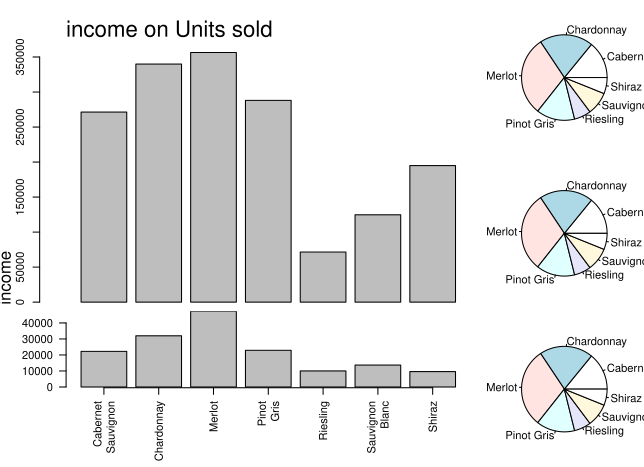

Write R code to recreate this figure.
############################################
#
# Author: Laura C. Larregui
# Purpose: Week 4 Lab: Layouts in R
#
############################################
my.dir<- "C:\\Users\\laura\\OneDrive\\Documents\\Syracuse iSchool\\IST 719\\IST-719\\Labs\\Lab 4\\"
sales<- read.csv(file = paste0(my.dir, "sales.xls"), header = TRUE, stringsAsFactors = FALSE)

dat.1<-tapply(sales$units.sold, list(sales$wine), sum)
dat.2<-tapply(sales$income, list(sales$wine), sum)

par(mfrow = c(2,1))
par(mar = c(.5,5,4,1), cex.lab = .8)
barplot(dat.2, xaxt="n", las=2)
mtext(text = "income", side = 2, line =4, adj = 0)
mtext(text = "income on Units sold", side = 3, line =1, adj = 0)
par(mar = c(6,5,0,1), cex.lab=.8)
bar.out<- barplot(dat.1, xaxt="n", las=2)
axis(side=1, at=bar.out, labels = gsub(" ", "\n", names(dat.2)), las =2)

M<- matrix(c(1,1,1,1,1,1,2,2,2), nrow = 3, byrow = T)
layout(M)
layout.show(2)
par(mar = c(.5,5,4,1), cex.lab =.8)
barplot(dat.2, xaxt="n", line=2)
mtext(text = "income", side = 2, line =4, adj = 0)
mtext(text = "income on Units sold", side = 3, line =1, cex= 1.3,adj = 0)
par(mar = c(6,5,0,1), cex.lab=.8)
bar.out<- barplot(dat.1, xaxt="n", las=2)
axis(side=1, at=bar.out, labels = gsub(" ", "\n", names(dat.2)), las =2)

M<- matrix(c(1,1,1,3
             ,1,1,1,4
             ,2,2,2,5)
           , nrow = 3, byrow = T)
layout(M)
layout.show(5)
par(mar = c(.5,5,4,1), cex.lab =.8)
barplot(dat.2, xaxt="n", line=2)
mtext(text = "income", side = 2, line =4, adj = 0)
mtext(text = "income on Units sold", side = 3, line =1, cex= 1.3,adj = 0)
par(mar = c(6,5,0,1), cex.lab=.8)
bar.out<- barplot(dat.1, xaxt="n", las=2)
axis(side=1, at=bar.out, labels = gsub(" ", "\n", names(dat.2)), las =2)

par(mar=c(1,1,1,1))
pie(dat.1)

# 4.2 Layouts and Fonts in R Question 1
M<- matrix(c(1,1,2,2
             ,4,4,2,2
             ,3,3,3,5)
           , nrow = 3, byrow = T)
layout(M)
layout.show(5)

################################
#
#Purpose: Week 4 Lab: Layouts in R
################################

dat.3<- tapply(sales$units.sold, list(sales$type),sum)
dat.4<- tapply(sales$units.sold, list(sales$rep.region),sum)
dat.5<- tapply(sales$units.sold, list(sales$year),sum)
M<- matrix(c(1,1,1,3
             ,1,1,1,4
             ,2,2,2,5)
           , nrow = 3, byrow = T)
layout(M)
layout.show(5)
par(mar = c(.5,5,4,1), cex.lab =.8)
barplot(dat.2, xaxt="n", line=2)
mtext(text = "income", side = 2, line =4, adj = 0)
mtext(text = "income on Units sold", side = 3, line =1, cex= 1.3,adj = 0)
par(mar = c(6,5,0,1), cex.lab=.8)
bar.out<- barplot(dat.1, xaxt="n", las=2)
axis(side=1, at=bar.out, labels = gsub(" ", "\n", names(dat.2)), las =2)

par(mar=c(1,1,1,1))
pie(dat.3)
pie(dat.4)
pie(dat.5)

split.screen(figs=c(2,1))
screen(1)
pie(dat.1)
screen(2)
pie(dat.2)
screen(1, new=FALSE)
mtext("Laura", side =3, line=1)
close.screen(1:2)

split.screen(figs=c(2,1))
screen(1)
pie(dat.1)
screen(2)
pie(dat.2)
split.screen(c(2,2))
screen()
pie(dat.3)
screen(5)

################################
#
#Purpose: Week 4 Lab: Fonts
#
###############################

n<- 500
x<- abs(rnorm(n,5,2))
y <- x^2 +rnorm(n,0,2^x)

my.par<- par()
my.par$adj
my.par$family
plot(x,y)
my.par$font

plot(x,y, main = "Fiddling with fonts", xlab="some x lab", ylab = "ylab text")
plot(x,y, main = "Fiddling with fonts", xlab="some x lab", ylab = "ylab text", font =2)#bold
plot(x,y, main = "Fiddling with fonts", xlab="some x lab", ylab = "ylab text", font =3)#italic
plot(x,y, main = "Fiddling with fonts", xlab="some x lab", ylab = "ylab text", font =4)#b+i
plot(x,y, main = "Fiddling with fonts", xlab="some x lab", ylab = "ylab text", font =5)

my.par$font.axis
my.par$font.lab
plot(x,y, main = "Fiddling with fonts", xlab="some x lab", ylab = "ylab text", font.axis =2, font.lab=3, font.main=1)

plot(x,y, main = "Fiddling with fonts", xlab="some x lab", ylab = "ylab text", family="HersheyGothicEnglish")
par(family="mono")
plot(x,y, main = "Fiddling with fonts", xlab="some x lab", ylab = "ylab text")

plot(1:10, 1:10, type="n")
windowsFonts(
  A=windowsFont("Arial Black"),
  B= windowsFont("Bookman Old Style"),
  C= windowsFont("Comis Sans MS"),
  D= windowsFont("Symbol")
)
text(2,2, "Hello World Default")
text(3,3, "Hello World Arial", family="A")
text(4,4, "Hello World Bookman", family="B")
text(5,5, "Hello World Comic Sans", family="C")
text(6,6, "Hello World Symbol", family="D")

library(extrafont)
loadfonts(device = "win")
fonts()
